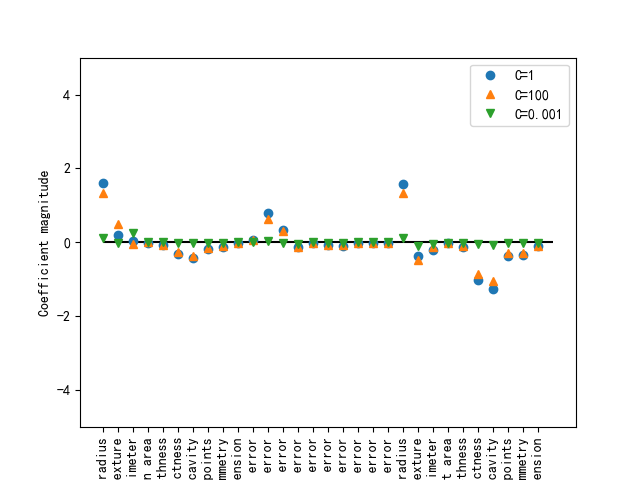

Python code for this plot:
from sklearn.datasets import load_breast_cancer
from sklearn.linear_model import LogisticRegression
from sklearn.model_selection import train_test_split

from myImport import *
if __name__ == '__main__':
    # 加载数据
    cancer = load_breast_cancer()

    # 划分数据
    X_train, X_test, y_train, y_test = train_test_split(cancer.data, cancer.target, stratify=cancer.target,
                                                        random_state=42)

    logreg = LogisticRegression().fit(X_train, y_train)
    print("logreg train set score: {:.3f}".format(logreg.score(X_train, y_train)))  # 0.953
    print("logreg test set score: {:.3f}".format(logreg.score(X_test, y_test)))  # 0.965

    logreg100 = LogisticRegression(C=100).fit(X_train, y_train)
    print("logreg100 train set score: {:.3f}".format(logreg100.score(X_train, y_train)))  # 0.946
    print("logreg100 test set score: {:.3f}".format(logreg100.score(X_test, y_test)))  # 0.958

    logreg001 = LogisticRegression(C=0.01).fit(X_train, y_train)
    print("logreg001 Train set score: {:.3f}".format(logreg001.score(X_train, y_train)))  # 0.937
    print("logreg001 Test set score: {:.3f}".format(logreg001.score(X_test, y_test)))  # 0.930

    plt.plot(logreg.coef_.T, 'o', label="C=1")
    plt.plot(logreg100.coef_.T, '^', label="C=100")
    plt.plot(logreg001.coef_.T, 'v', label="C=0.001")
    plt.xticks(range(cancer.data.shape[1]), cancer.feature_names, rotation=90)
    plt.hlines(0, 0, cancer.data.shape[1])
    plt.ylim(-5, 5)
    plt.xlabel("Coefficient index")
    plt.ylabel("Coefficient magnitude")
    plt.legend()
    plt.savefig("LogisticRegression_cancer.png")
    plt.show()

